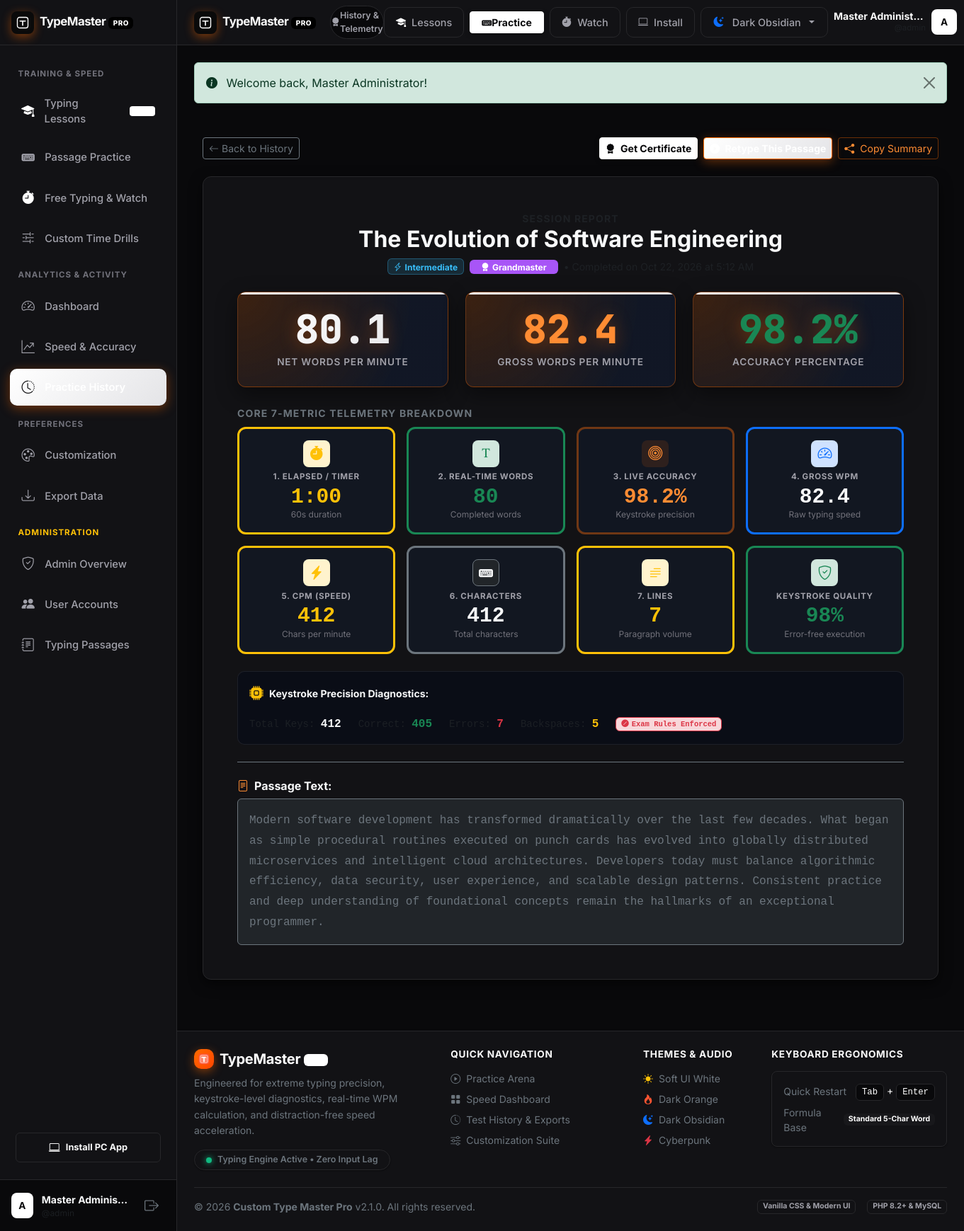
/results.php?id=2 (signed in), run on the app's committed database.
### tables this page shows
CREATE TABLE `typing_results` (
  `id` INT UNSIGNED AUTO_INCREMENT PRIMARY KEY,
  `user_id` INT UNSIGNED NOT NULL,
  `passage_id` INT UNSIGNED DEFAULT NULL,
  `gross_wpm` DECIMAL(6,2) NOT NULL DEFAULT 0.00,
  `net_wpm` DECIMAL(6,2) NOT NULL DEFAULT 0.00,
  `accuracy` DECIMAL(5,2) NOT NULL DEFAULT 0.00,
  `duration_seconds` INT UNSIGNED NOT NULL DEFAULT 60,
  `elapsed_seconds` DECIMAL(6,2) NOT NULL DEFAULT 0.00,
  `words_typed` INT UNSIGNED NOT NULL DEFAULT 0,
  `total_keystrokes` INT UNSIGNED NOT NULL DEFAULT 0,
  `correct_keystrokes` INT UNSIGNED NOT NULL DEFAULT 0,
  `error_keystrokes` INT UNSIGNED NOT NULL DEFAULT 0,
  `backspace_count` INT UNSIGNED NOT NULL DEFAULT 0,
  `difficulty` ENUM('beginner', 'intermediate', 'advanced', 'custom') NOT NULL DEFAULT 'intermediate',
  `test_mode` ENUM('timed', 'passage', 'custom') NOT NULL DEFAULT 'timed',
  `created_at` TIMESTAMP DEFAULT CURRENT_TIMESTAMP,
  INDEX `idx_results_user` (`user_id`),
  INDEX `idx_results_user_date` (`user_id`, `created_at`),
  INDEX `idx_results_net_wpm` (`net_wpm`),
  INDEX `idx_results_accuracy` (`accuracy`),
  CONSTRAINT `fk_results_user` FOREIGN KEY (`user_id`) 
    REFERENCES `users` (`id`) ON DELETE CASCADE ON UPDATE CASCADE,
  CONSTRAINT `fk_results_passage` FOREIGN KEY (`passage_id`) 
    REFERENCES `typing_passages` (`id`) ON DELETE SET NULL ON UPDATE CASCADE
);

CREATE TABLE `typing_passages` (
  `id` INT UNSIGNED AUTO_INCREMENT PRIMARY KEY,
  `title` VARCHAR(150) NOT NULL,
  `content` TEXT NOT NULL,
  `difficulty` ENUM('beginner', 'intermediate', 'advanced') NOT NULL DEFAULT 'intermediate',
  `category` VARCHAR(60) NOT NULL DEFAULT 'general',
  `word_count` INT UNSIGNED NOT NULL DEFAULT 0,
  `char_count` INT UNSIGNED NOT NULL DEFAULT 0,
  `created_by` INT UNSIGNED DEFAULT NULL,
  `status` ENUM('active', 'inactive') NOT NULL DEFAULT 'active',
  `created_at` TIMESTAMP DEFAULT CURRENT_TIMESTAMP,
  INDEX `idx_difficulty` (`difficulty`),
  INDEX `idx_status` (`status`),
  INDEX `idx_category` (`category`),
  CONSTRAINT `fk_passages_author` FOREIGN KEY (`created_by`) 
    REFERENCES `users` (`id`) ON DELETE SET NULL ON UPDATE CASCADE
);

### results.php (the view, shortened to what this page needs)
<?php
require_once __DIR__ . '/includes/functions.php';
$user = current_user();
$resultId = (int)($_GET['id'] ?? 0);
$pdo = getDBConnection();
$result = null;
if ($pdo) {
    try {
        $stmt = $pdo->prepare("
            SELECT r.*, p.title AS passage_title, p.content AS passage_content
            FROM typing_results r
            LEFT JOIN typing_passages p ON r.passage_id = p.id
            WHERE r.id = :id AND (r.user_id = :uid OR :is_admin = 1)
            LIMIT 1
        ");
        $stmt->execute([
            ':id'       => $resultId,
            ':uid'      => $user['id'],
            ':is_admin' => is_admin() ? 1 : 0
        ]);
        $result = $stmt->fetch();
    } catch (Exception $e) {
        error_log('Error loading result: ' . $e->getMessage());
    }
}
$rating = get_speed_rating((float)$result['net_wpm']);
include __DIR__ . '/includes/header.php';
?>
<div class="container py-4">
  <div id="results-content-view" style="display: none;">
    <div class="d-flex align-items-center justify-content-between mb-4">
      <a href="<?= BASE_URL ?>/history.php" class="btn btn-outline-secondary btn-sm d-inline-flex align-items-center gap-1">
        <i class="bi bi-arrow-left"></i>
        <span>Back to History</span>
      </a>
      <div class="d-flex gap-2 flex-wrap">
        <button type="button" class="btn soft-btn-primary btn-sm fw-bold" data-bs-toggle="modal" data-bs-target="#resultsCertificateModal">
          <i class="bi bi-award-fill me-1"></i> Get Certificate
        </button>
        <?php if (!empty($result['passage_id'])): ?>
          <a href="<?= BASE_URL ?>/practice.php?passage_id=<?= (int)$result['passage_id'] ?>" class="btn btn-primary btn-sm fw-bold">
            <i class="bi bi-play-circle-fill me-1"></i> Retype This Passage
          </a>
        <?php endif; ?>
        <button type="button" class="btn btn-outline-info btn-sm" onclick="copyShareText()">
          <i class="bi bi-share-fill me-1"></i> Copy Summary
        </button>
      </div>
    </div>
    <div class="glass-card p-4 p-md-5 mb-4">
    <div class="text-center mb-4">
      <div class="small text-muted text-uppercase fw-bold letter-spacing-1">Session Report</div>
      <h2 class="fw-bold text-light mb-2"><?= e($result['passage_title'] ?? 'Custom Text Session') ?></h2>
      <div class="d-flex justify-content-center align-items-center gap-2">
        <?= get_difficulty_badge($result['difficulty']) ?>
        <span class="badge px-3 py-1" style="background-color: <?= $rating['color'] ?>;">
          <i class="bi <?= $rating['icon'] ?> me-1"></i><?= $rating['label'] ?>
        </span>
        <span class="text-muted small">• Completed on <?= date('M j, Y \a\t g:i A', strtotime($result['created_at'])) ?></span>
      </div>
    </div>
    <div class="row g-4 mb-4 justify-content-center">
      <div class="col-md-4">
        <div class="result-hero-metric">
          <div class="result-hero-val"><?= (float)$result['net_wpm'] ?></div>
          <div class="result-hero-lbl">Net Words Per Minute</div>
        </div>
      </div>
      <div class="col-md-4">
        <div class="result-hero-metric">
          <div class="result-hero-val text-info" style="background: none; -webkit-text-fill-color: initial;"><?= (float)$result['gross_wpm'] ?></div>
          <div class="result-hero-lbl">Gross Words Per Minute</div>
        </div>
      </div>
      <div class="col-md-4">
        <div class="result-hero-metric">
          <div class="result-hero-val text-success" style="background: none; -webkit-text-fill-color: initial;"><?= (float)$result['accuracy'] ?>%</div>
          <div class="result-hero-lbl">Accuracy Percentage</div>
        </div>
      </div>
    </div>
    <?php
      $elapsedSec = (int)round((float)$result['elapsed_seconds']);
      $elMin = floor($elapsedSec / 60);
      $elSec = $elapsedSec % 60;
      $timerFormatted = sprintf('%d:%02d', $elMin, $elSec);
      $totalCharacters = !empty($result['total_keystrokes']) ? (int)$result['total_keystrokes'] : ((int)$result['words_typed'] * 5);
      $cpmSpeed = round($totalCharacters / max(0.1, ($elapsedSec / 60.0)));
      $totalLines = max(1, (int)ceil((int)$result['words_typed'] / 12));
      $totKeys = (int)($result['total_keystrokes'] ?? $totalCharacters);
      $corKeys = (int)($result['correct_keystrokes'] ?? $totKeys);
      $qualityScore = min(100, max(0, round(($corKeys / max(1, $totKeys)) * 100)));
    ?>
    <div class="mb-2">
      <span class="text-uppercase fw-bold small text-secondary letter-spacing-1">Core 7-Metric Telemetry Breakdown</span>
    </div>
    <div class="row g-3 mb-4">
      <div class="col-6 col-md-3">
        <div class="stat-showing-card p-3 text-center h-100 border-start border-3 border-warning">
          <div class="showing-card-icon mx-auto bg-warning-subtle text-warning">
            <i class="bi bi-stopwatch-fill"></i>
          </div>
          <div class="showing-card-lbl">1. Elapsed / Timer</div>
          <div class="showing-card-num text-warning font-monospace"><?= $timerFormatted ?></div>
          <div class="showing-card-sub"><?= $elapsedSec ?>s duration</div>
        </div>
      </div>
      <div class="col-6 col-md-3">
        <div class="stat-showing-card p-3 text-center h-100 border-start border-3 border-success">
          <div class="showing-card-icon mx-auto bg-success-subtle text-success">
            <i class="bi bi-fonts"></i>
          </div>
          <div class="showing-card-lbl">2. Real-Time Words</div>
          <div class="showing-card-num text-success font-monospace"><?= (int)$result['words_typed'] ?></div>
          <div class="showing-card-sub">Completed words</div>
        </div>
      </div>
      <div class="col-6 col-md-3">
        <div class="stat-showing-card p-3 text-center h-100 border-start border-3 border-info">
          <div class="showing-card-icon mx-auto bg-info-subtle text-info">
            <i class="bi bi-bullseye"></i>
          </div>
          <div class="showing-card-lbl">3. Live Accuracy</div>
          <div class="showing-card-num text-info font-monospace"><?= (float)$result['accuracy'] ?>%</div>
          <div class="showing-card-sub">Keystroke precision</div>
        </div>
      </div>
      <div class="col-6 col-md-3">
        <div class="stat-showing-card p-3 text-center h-100 border-start border-3 border-primary">
          <div class="showing-card-icon mx-auto bg-primary-subtle text-primary">
            <i class="bi bi-speedometer2"></i>
          </div>
          <div class="showing-card-lbl">4. Gross WPM</div>
          <div class="showing-card-num text-light font-monospace"><?= (float)$result['gross_wpm'] ?></div>
          <div class="showing-card-sub">Raw typing speed</div>
        </div>
      </div>
      <div class="col-6 col-md-3">
        <div class="stat-showing-card p-3 text-center h-100 border-start border-3 border-warning">
          <div class="showing-card-icon mx-auto bg-warning-subtle text-warning">
            <i class="bi bi-lightning-charge-fill"></i>
          </div>
          <div class="showing-card-lbl">5. CPM (Speed)</div>
          <div class="showing-card-num text-warning font-monospace"><?= $cpmSpeed ?></div>
          <div class="showing-card-sub">Chars per minute</div>
        </div>
      </div>
      <div class="col-6 col-md-3">
        <div class="stat-showing-card p-3 text-center h-100 border-start border-3 border-secondary">
          <div class="showing-card-icon mx-auto bg-dark border border-secondary text-light">
            <i class="bi bi-keyboard-fill"></i>
          </div>
          <div class="showing-card-lbl">6. Characters</div>
          <div class="showing-card-num text-light font-monospace"><?= $totalCharacters ?></div>
          <div class="showing-card-sub">Total characters</div>
        </div>
      </div>
      <div class="col-6 col-md-3">
        <div class="stat-showing-card p-3 text-center h-100 border-start border-3 border-warning">
          <div class="showing-card-icon mx-auto bg-warning-subtle text-warning">
            <i class="bi bi-text-paragraph"></i>
          </div>
          <div class="showing-card-lbl">7. Lines</div>
          <div class="showing-card-num text-warning font-monospace"><?= $totalLines ?></div>
          <div class="showing-card-sub">Paragraph volume</div>
        </div>
      </div>
      <div class="col-6 col-md-3">
        <div class="stat-showing-card p-3 text-center h-100 border-start border-3 border-success">
          <div class="showing-card-icon mx-auto bg-success-subtle text-success">
            <i class="bi bi-shield-check"></i>
          </div>
          <div class="showing-card-lbl">Keystroke Quality</div>
          <div class="showing-card-num text-success font-monospace"><?= $qualityScore ?>%</div>
          <div class="showing-card-sub">Error-free execution</div>
        </div>
      </div>
    </div>
    <div class="showing-diagnostics-bar p-3 d-flex flex-wrap align-items-center justify-content-between gap-3 mb-4">
      <div class="d-flex align-items-center gap-2">
        <i class="bi bi-cpu-fill text-warning fs-5"></i>
        <span class="small fw-bold text-light">Keystroke Precision Diagnostics:</span>
      </div>
      <div class="d-flex align-items-center gap-4 text-muted small font-monospace flex-wrap">
        <span>Total Keys: <strong class="text-light fs-6"><?= (int)$result['total_keystrokes'] ?></strong></span>
        <span>Correct: <strong class="text-success fs-6"><?= (int)$result['correct_keystrokes'] ?></strong></span>
        <span>Errors: <strong class="text-danger fs-6"><?= (int)$result['error_keystrokes'] ?></strong></span>
        <span>Backspaces: <strong class="text-warning fs-6"><?= (int)$result['backspace_count'] ?></strong></span>
        <span class="badge border border-danger text-danger bg-danger-subtle"><i class="bi bi-slash-circle-fill me-1"></i>Exam Rules Enforced</span>
      </div>
    </div>
    <?php if (!empty($result['passage_content'])): ?>
      <div class="mt-4 pt-4 border-top border-secondary">
        <h6 class="fw-bold text-light mb-2"><i class="bi bi-file-text text-info me-2"></i>Passage Text:</h6>
        <div class="p-3 rounded bg-dark border border-secondary text-secondary font-monospace" style="line-height: 1.8;">
          <?= nl2br(e($result['passage_content'])) ?>
        </div>
      </div>
    <?php endif; ?>
  </div>
  </div>
</div>
<?php include __DIR__ . '/includes/footer.php'; ?>

### data on the page
typing_results: passage.title "The Evolution of Software Engineering", net_wpm "Grandmaster", net_wpm "80.1", gross_wpm "82.4", accuracy "98.2", elapsed_seconds "1:00", elapsed_seconds "60", words_typed "80", total_keystrokes "412", words_typed "7", qualityScore "98", correct_keystrokes "405", error_keystrokes "7", backspace_count "5", passage.content "Modern software development has transformed dramatically over the last few decades. What began as simple procedural routines executed on punch cards has evolved into globally distributed microservices and intelligent cloud architectures. Developers today must balance algorithmic efficiency, data security, user experience, and scalable design patterns. Consistent practice and deep understanding of foundational concepts remain the hallmarks of an exceptional programmer."

### other printed values
substr($currentUser['username'] ?? 'U', 0, 1) "A"
$currentUser['full_name'] "Master Adminis…"
$currentUser['username'] "admin"
$pageBadgeTitle "History & Telemetry"
$currentUser['full_name'] "Master Administ…"
substr($currentUser['username'], 0, 1) "A"
$flash['message'] "Welcome back, Master Administrator!"
APP_NAME "Custom Type Master Pro"
APP_VERSION "2.1.0"
